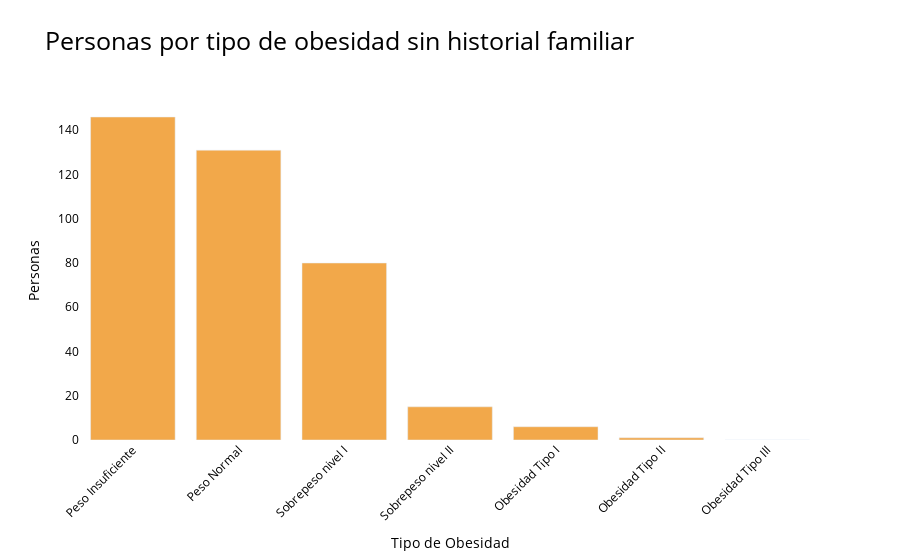

Source (notebook cell):
### Code cell
import plotly.graph_objs as go

def historial_familiar(obesidad_limpio, historial, col):
    if historial=='yes':
        texto='con'
    else:
        texto='sin'
    obesidad_historial = obesidad_limpio.loc[obesidad_limpio['family_history_with_overweight'] == historial].groupby("obesity_type").size().reset_index(name='count')
    
    fig = go.Figure(data=[go.Bar(x=obesidad_historial['obesity_type'], y=obesidad_historial['count'], marker_color=col)])
    
    fig.update_layout(
        xaxis=dict(title='Tipo de Obesidad',
                   tickvals=['Insufficient_Weight','Normal_Weight', 'Overweight_Level_I', 'Overweight_Level_II', 'Obesity_Type_I', 'Obesity_Type_II', 'Obesity_Type_III'],
                   ticktext=["Peso Insuficiente","Peso Normal","Sobrepeso nivel I","Sobrepeso nivel II","Obesidad Tipo I","Obesidad Tipo II","Obesidad Tipo III"]),
        yaxis=dict(title='Personas'),
        title=f'Personas por tipo de obesidad {texto} historial familiar',
        xaxis_tickangle=-45,
        plot_bgcolor='rgba(0,0,0,0)',
        title_font=dict(size=25, color='black'),
        font=dict(color='black')
    )
    fig.show()
historial_familiar(obesidad_limpio,'no',"#F2A84A")

### Figure 1 — Plotly figure (JSON) as saved in the notebook; plotly's stock layout.template omitted (floating-point values rounded to 4 significant figures)
{"data": [{"marker": {"color": "#F2A84A"}, "type": "bar", "x": ["Insufficient_Weight", "Normal_Weight", "Overweight_Level_I", "Overweight_Level_II", "Obesity_Type_I", "Obesity_Type_II", "Obesity_Type_III"], "y": [146, 131, 80, 15, 6, 1, 0]}], "layout": {"font": {"color": "black"}, "plot_bgcolor": "rgba(0,0,0,0)", "title": {"font": {"color": "black", "size": 25}, "text": "Personas por tipo de obesidad sin historial familiar"}, "xaxis": {"tickangle": -45, "ticktext": ["Peso Insuficiente", "Peso Normal", "Sobrepeso nivel I", "Sobrepeso nivel II", "Obesidad Tipo I", "Obesidad Tipo II", "Obesidad Tipo III"], "tickvals": ["Insufficient_Weight", "Normal_Weight", "Overweight_Level_I", "Overweight_Level_II", "Obesity_Type_I", "Obesity_Type_II", "Obesity_Type_III"], "title": {"text": "Tipo de Obesidad"}}, "yaxis": {"title": {"text": "Personas"}}}}
